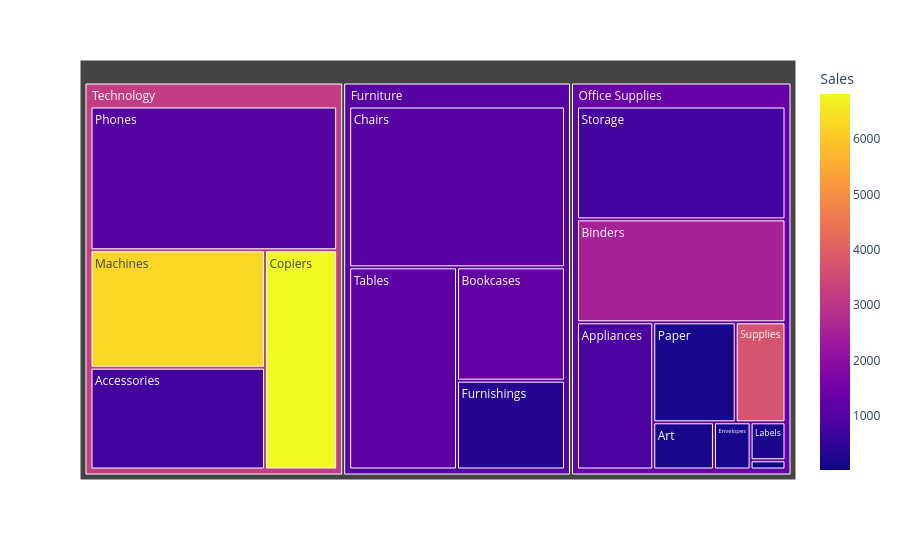

Here is the notebook cell this chart was saved with:
### Code cell
fig = px.treemap(

    df,

    path=["Category","Sub-Category"],

    values="Sales",

    color="Sales"

)

fig.write_image(
    CHART_DIR/"12_treemap.png"
)

fig.show()

### Figure 1 — Plotly figure (JSON) as saved in the notebook; plotly's stock layout.template omitted (floating-point values rounded to 4 significant figures)
{"data": [{"branchvalues": "total", "customdata": [[1317.0], [1102.0], [195.9], [1199.0], [740.8], [325.5], [140.8], [1027.0], [2540.0], [853.5], [164.6], [741.7], [176.1], [25.06], [3721.0], [6251.0], [6813.0], [1068.0], [1353.0], [3188.0]], "domain": {"x": [0, 1], "y": [0, 1]}, "hovertemplate": "labels=%{label}<br>Sales_sum=%{value}<br>parent=%{parent}<br>id=%{id}<br>Sales=%{color}<extra></extra>", "ids": ["Furniture/Bookcases", "Furniture/Chairs", "Office Supplies/Labels", "Furniture/Tables", "Office Supplies/Storage", "Furniture/Furnishings", "Office Supplies/Art", "Technology/Phones", "Office Supplies/Binders", "Office Supplies/Appliances", "Office Supplies/Paper", "Technology/Accessories", "Office Supplies/Envelopes", "Office Supplies/Fasteners", "Office Supplies/Supplies", "Technology/Machines", "Technology/Copiers", "Furniture", "Office Supplies", "Technology"], "labels": ["Bookcases", "Chairs", "Labels", "Tables", "Storage", "Furnishings", "Art", "Phones", "Binders", "Appliances", "Paper", "Accessories", "Envelopes", "Fasteners", "Supplies", "Machines", "Copiers", "Furniture", "Office Supplies", "Technology"], "marker": {"coloraxis": "coloraxis", "colors": [1317.0, 1102.0, 195.9, 1199.0, 740.8, 325.5, 140.8, 1027.0, 2540.0, 853.5, 164.6, 741.7, 176.1, 25.06, 3721.0, 6251.0, 6813.0, 1068.0, 1353.0, 3188.0]}, "name": "", "parents": ["Furniture", "Furniture", "Office Supplies", "Furniture", "Office Supplies", "Furniture", "Office Supplies", "Technology", "Office Supplies", "Office Supplies", "Office Supplies", "Technology", "Office Supplies", "Office Supplies", "Office Supplies", "Technology", "Technology", "", "", ""], "type": "treemap", "values": [113800.0, 322800.0, 12350.0, 202800.0, 219300.0, 89210.0, 26710.0, 327800.0, 200000.0, 104600.0, 76830.0, 164200.0, 16130.0, 3002.0, 46420.0, 189200.0, 146200.0, 728700.0, 705400.0, 827500.0]}], "layout": {"coloraxis": {"colorbar": {"title": {"text": "Sales"}}, "colorscale": [[0, "#0d0887"], [0.1111, "#46039f"], [0.2222, "#7201a8"], [0.3333, "#9c179e"], [0.4444, "#bd3786"], [0.5556, "#d8576b"], [0.6667, "#ed7953"], [0.7778, "#fb9f3a"], [0.8889, "#fdca26"], [1, "#f0f921"]]}, "legend": {"tracegroupgap": 0}, "margin": {"t": 60}}}
